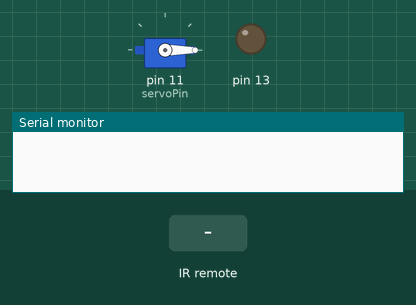
A sketch run on a simulated Arduino Uno, built with avr-gcc and run on an emulated ATmega328P. Shown: servo, output pins drawn as LEDs (lit = HIGH), the last lines printed to the serial monitor. Inputs (shaded band) come from the test bench.

Above: at 1.2 s.
1.3 s: infrared code 0x40BF50AF received
At 2.3 s:
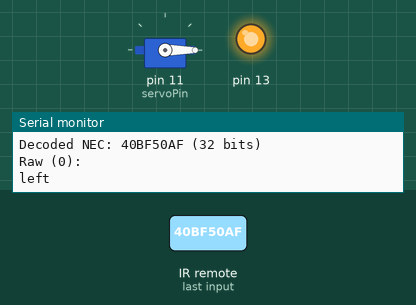
2.8 s: infrared code 0x40BF10EF received
At 3.5 s:
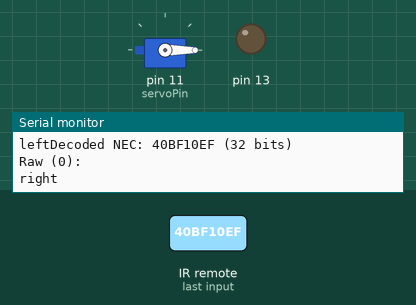
Timing chart, 0 to 5.8 s (numbered marks = the images above; inputs shaded):
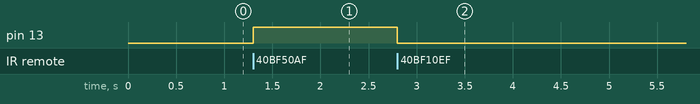

Measured:
- after the input at 1.3 s, pin 13: LOW → HIGH at once
- after the input at 2.8 s, pin 13: HIGH → LOW at once

The sketch:

sketch_ir_recv.ino
```cpp
//////////////////////////////////////////////////////////
#include <IRremote.h>
#include <Servo.h>
#define servoPin 11
Servo myservo;

int RECV_PIN = 10;

int serv = 0;

//int LED1 = 2;
//int LED2 = 3;
//int LED3 = 4;
//int LED4 = 5;
//int LED5 = 6;
//int LED6 = 7;

//long on1 = 0x00FF6897;
//long off1 = 0x00FF9867;
//long on2 = 0x00FFB04F;
//long off2 = 0x00FF30CF;
//long on3 = 0x00FF18E7;
//long off3 = 0x00FF7A85;
//long on4 = 0x00FF10EF;
//long off4 = 0x00FF38C7;
//long on5 = 0x00FF5AA5;
//long off5 = 0x00FF42BD;
//long on6 = 0x00FF4AB5;
//long off6 = 0x00FF52AD;

long left = 0x40BF50AF;
long right = 0x40BF10EF;
IRrecv irrecv(RECV_PIN);
decode_results results;
// Dumps out the decode_results structure. // Call this after IRrecv::decode()
// void * to work around compiler issue
//void dump(void *v) {
// decode_results *results = (decode_results *)v
void dump(decode_results *results) {
  int count = results->rawlen;
  if (results->decode_type == UNKNOWN)
  {
    Serial.println("Could not decode message");
  }
  else
  {
    if (results->decode_type == NEC)
    {
      Serial.print("Decoded NEC: ");
    }
    else if (results->decode_type == SONY)
    {
      Serial.print("Decoded SONY: ");
    }
    else if (results->decode_type == RC5)
    {
      Serial.print("Decoded RC5: ");
    }
    else if (results->decode_type == RC6)
    {
      Serial.print("Decoded RC6: ");
    }
    Serial.print(results->value, HEX);
    Serial.print(" (");
    Serial.print(results->bits, DEC);
    Serial.println(" bits)");
  }
  Serial.print("Raw (");
  Serial.print(count, DEC);
  Serial.print("): ");
  for (int i = 0; i < count; i++)
  {
    if ((i % 2) == 1) {
      Serial.print(results->rawbuf[i]*USECPERTICK, DEC);
    }
    else
    {
      Serial.print(-(int)results->rawbuf[i]*USECPERTICK, DEC);
    }
    Serial.print(" ");
  }
  Serial.println("");
}
void setup()
{
  myservo.attach (servoPin);

  pinMode(RECV_PIN, INPUT);
  //pinMode(LED1, OUTPUT);
  //pinMode(LED2, OUTPUT);
  //pinMode(LED3, OUTPUT);
  //pinMode(LED4, OUTPUT);
  //pinMode(LED5, OUTPUT);
  //pinMode(LED6, OUTPUT);
  pinMode(13, OUTPUT);
  Serial.begin(9600);
  irrecv.enableIRIn(); // Start the receiver
  myservo.write(serv);
}
int on = 0;
unsigned long last = millis();
void loop()
{
  if (irrecv.decode(&results))
  {
    // If it's been at least 1/4 second since the last
    // IR received, toggle the relay
    if (millis() - last > 250)
    {
      on = !on;
      // digitalWrite(8, on ? HIGH : LOW);
      digitalWrite(13, on ? HIGH : LOW);
      dump(&results);
    }
    if (results.value == left )
    {
      Serial.print("left");
      serv=serv-10;
      myservo.write(serv);
    }
      if (results.value == right )
      {
        serv=serv+10;
      myservo.write(serv);
      Serial.print("right");
      }
    //if (results.value == on1 )
    //  digitalWrite(LED1, HIGH);
    //if (results.value == off1 )
    //  digitalWrite(LED1, LOW);
    //if (results.value == on2 )
    //  digitalWrite(LED2, HIGH);
    //if (results.value == off2 )
    //  digitalWrite(LED2, LOW);
    //if (results.value == on3 )
    //  digitalWrite(LED3, HIGH);
    //if (results.value == off3 )
    //  digitalWrite(LED3, LOW);
    //if (results.value == on4 )
    //  digitalWrite(LED4, HIGH);
    //if (results.value == off4 )
    //  digitalWrite(LED4, LOW);
    //if (results.value == on5 )
    //  digitalWrite(LED5, HIGH);
    //if (results.value == off5 )
    //  digitalWrite(LED5, LOW);
    //if (results.value == on6 )
    //  digitalWrite(LED6, HIGH);
    //if (results.value == off6 )
    //  digitalWrite(LED6, LOW);
    last = millis();
    irrecv.resume(); // Receive the next value
  }
}
//////////////////////////////////////////////////////////
```
